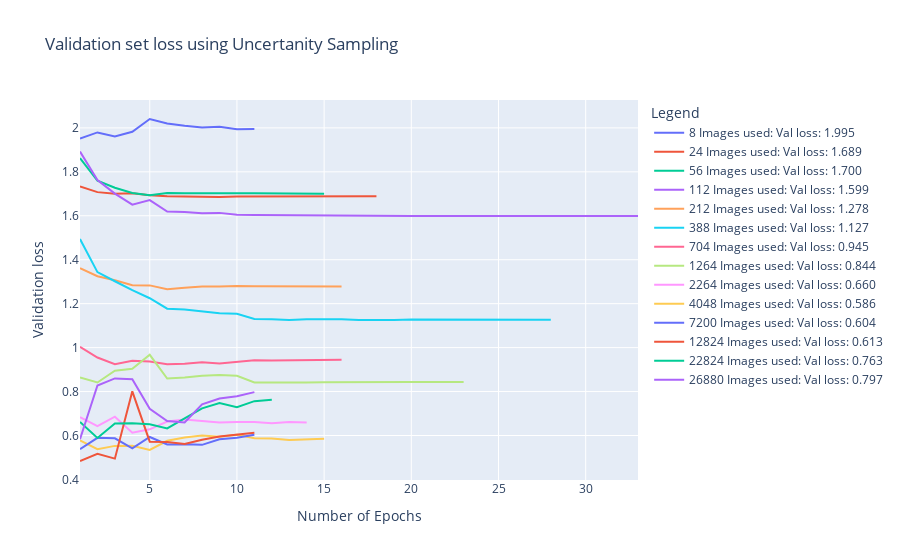

This figure's notebook cell:
### Code cell
plot_validation_performance_vs_epochs(
    performance, 
    no_of_samples, 
    title="Validation set loss using Uncertanity Sampling", 
    x_axes="Number of Epochs", 
    y_axes="Validation loss", 
    plotting_curve="val loss"
)

### Figure 1 — Plotly figure (JSON) as saved in the notebook; plotly's stock layout.template omitted (floating-point values rounded to 4 significant figures)
{"data": [{"line": {"width": 2}, "mode": "lines", "name": "8 Images used: Val loss: 1.995", "type": "scatter", "x": [1, 2, 3, 4, 5, 6, 7, 8, 9, 10, 11], "y": [1.952, 1.979, 1.961, 1.982, 2.04, 2.02, 2.009, 2.002, 2.005, 1.994, 1.995]}, {"line": {"width": 2}, "mode": "lines", "name": "24 Images used: Val loss: 1.689", "type": "scatter", "x": [1, 2, 3, 4, 5, 6, 7, 8, 9, 10, 11, 12, 13, 14, 15, 16, 17, 18], "y": [1.734, 1.708, 1.7, 1.702, 1.694, 1.688, 1.688, 1.685, 1.685, 1.688, 1.688, 1.688, 1.688, 1.688, 1.689, 1.689, 1.689, 1.689]}, {"line": {"width": 2}, "mode": "lines", "name": "56 Images used: Val loss: 1.700", "type": "scatter", "x": [1, 2, 3, 4, 5, 6, 7, 8, 9, 10, 11, 12, 13, 14, 15], "y": [1.862, 1.759, 1.727, 1.704, 1.693, 1.703, 1.703, 1.702, 1.702, 1.703, 1.703, 1.703, 1.702, 1.701, 1.7]}, {"line": {"width": 2}, "mode": "lines", "name": "112 Images used: Val loss: 1.599", "type": "scatter", "x": [1, 2, 3, 4, 5, 6, 7, 8, 9, 10, 11, 12, 13, 14, 15, 16, 17, 18, 19, 20, 21, 22, 23, 24, 25, 26, 27, 28, 29, 30, 31, 32, 33], "y": [1.892, 1.763, 1.701, 1.651, 1.671, 1.62, 1.617, 1.611, 1.613, 1.605, 1.604, 1.603, 1.603, 1.603, 1.601, 1.601, 1.6, 1.6, 1.599, 1.599, 1.599, 1.599, 1.599, 1.599, 1.599, 1.599, 1.599, 1.599, 1.599, 1.599, 1.599, 1.599, 1.599]}, {"line": {"width": 2}, "mode": "lines", "name": "212 Images used: Val loss: 1.278", "type": "scatter", "x": [1, 2, 3, 4, 5, 6, 7, 8, 9, 10, 11, 12, 13, 14, 15, 16], "y": [1.361, 1.325, 1.307, 1.284, 1.283, 1.265, 1.272, 1.278, 1.278, 1.281, 1.279, 1.279, 1.277, 1.277, 1.278, 1.278]}, {"line": {"width": 2}, "mode": "lines", "name": "388 Images used: Val loss: 1.127", "type": "scatter", "x": [1, 2, 3, 4, 5, 6, 7, 8, 9, 10, 11, 12, 13, 14, 15, 16, 17, 18, 19, 20, 21, 22, 23, 24, 25, 26, 27, 28], "y": [1.494, 1.344, 1.302, 1.261, 1.225, 1.177, 1.174, 1.164, 1.156, 1.154, 1.131, 1.129, 1.126, 1.13, 1.131, 1.129, 1.126, 1.125, 1.126, 1.128, 1.128, 1.127, 1.127, 1.127, 1.127, 1.126, 1.127, 1.127]}, {"line": {"width": 2}, "mode": "lines", "name": "704 Images used: Val loss: 0.945", "type": "scatter", "x": [1, 2, 3, 4, 5, 6, 7, 8, 9, 10, 11, 12, 13, 14, 15, 16], "y": [1.004, 0.9548, 0.9246, 0.9399, 0.9365, 0.9242, 0.9262, 0.9329, 0.9283, 0.9341, 0.9424, 0.9416, 0.9416, 0.9423, 0.943, 0.9449]}, {"line": {"width": 2}, "mode": "lines", "name": "1264 Images used: Val loss: 0.844", "type": "scatter", "x": [1, 2, 3, 4, 5, 6, 7, 8, 9, 10, 11, 12, 13, 14, 15, 16, 17, 18, 19, 20, 21, 22, 23], "y": [0.8646, 0.8411, 0.8948, 0.9036, 0.9673, 0.8593, 0.8645, 0.8725, 0.8752, 0.8718, 0.8412, 0.8425, 0.8407, 0.8418, 0.8428, 0.8423, 0.8431, 0.8433, 0.8431, 0.8433, 0.8436, 0.8436, 0.8436]}, {"line": {"width": 2}, "mode": "lines", "name": "2264 Images used: Val loss: 0.660", "type": "scatter", "x": [1, 2, 3, 4, 5, 6, 7, 8, 9, 10, 11, 12, 13, 14], "y": [0.6833, 0.6426, 0.6854, 0.6127, 0.6282, 0.6638, 0.6727, 0.6663, 0.6588, 0.6616, 0.6614, 0.6559, 0.6618, 0.6596]}, {"line": {"width": 2}, "mode": "lines", "name": "4048 Images used: Val loss: 0.586", "type": "scatter", "x": [1, 2, 3, 4, 5, 6, 7, 8, 9, 10, 11, 12, 13, 14, 15], "y": [0.5776, 0.538, 0.5527, 0.5536, 0.5345, 0.5758, 0.5908, 0.6, 0.5942, 0.6031, 0.5879, 0.5868, 0.5795, 0.5824, 0.5856]}, {"line": {"width": 2}, "mode": "lines", "name": "7200 Images used: Val loss: 0.604", "type": "scatter", "x": [1, 2, 3, 4, 5, 6, 7, 8, 9, 10, 11], "y": [0.5382, 0.5895, 0.587, 0.5419, 0.5932, 0.5589, 0.56, 0.5575, 0.5832, 0.5902, 0.6036]}, {"line": {"width": 2}, "mode": "lines", "name": "12824 Images used: Val loss: 0.613", "type": "scatter", "x": [1, 2, 3, 4, 5, 6, 7, 8, 9, 10, 11], "y": [0.484, 0.5165, 0.4947, 0.8009, 0.572, 0.5703, 0.5611, 0.5807, 0.5954, 0.6056, 0.613]}, {"line": {"width": 2}, "mode": "lines", "name": "22824 Images used: Val loss: 0.763", "type": "scatter", "x": [1, 2, 3, 4, 5, 6, 7, 8, 9, 10, 11, 12], "y": [0.6615, 0.5884, 0.6547, 0.6558, 0.6515, 0.6322, 0.6783, 0.7233, 0.7478, 0.7287, 0.7562, 0.7632]}, {"line": {"width": 2}, "mode": "lines", "name": "26880 Images used: Val loss: 0.797", "type": "scatter", "x": [1, 2, 3, 4, 5, 6, 7, 8, 9, 10, 11], "y": [0.5835, 0.8275, 0.8598, 0.8559, 0.7213, 0.6658, 0.6593, 0.7418, 0.7683, 0.7786, 0.7973]}], "layout": {"hovermode": "x unified", "legend": {"title": {"text": "Legend"}}, "title": {"text": "Validation set loss using Uncertanity Sampling"}, "xaxis": {"title": {"text": "Number of Epochs"}}, "yaxis": {"title": {"text": "Validation loss"}}}}
